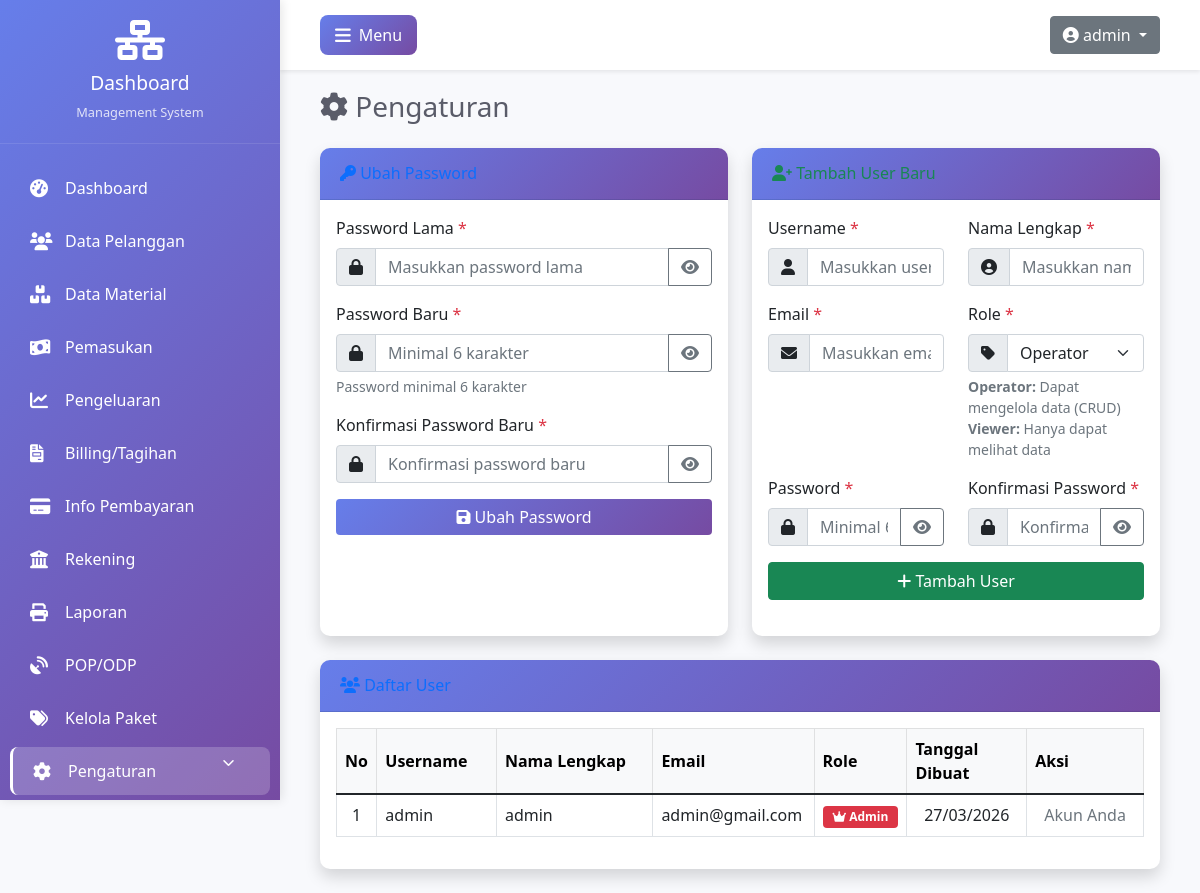
The page /views/pengaturan/index.php (signed in) on the database its author committed.
### tables this page shows
CREATE TABLE `users` (
  `id` int NOT NULL,
  `username` varchar(50) NOT NULL,
  `password` varchar(255) NOT NULL,
  `nama_lengkap` varchar(100) NOT NULL,
  `email` varchar(100) DEFAULT NULL,
  `role` enum('admin','operator','viewer') NOT NULL,
  `created_at` timestamp NULL DEFAULT CURRENT_TIMESTAMP
);

### views/pengaturan/index.php (the view, shortened to what this page needs)
<?php
$database = new Database();
$db = $database->getConnection();
$query = "SELECT id, username, nama_lengkap, email, role, created_at FROM users ORDER BY id DESC";
$stmt = $db->prepare($query);
$stmt->execute();
$users = $stmt->fetchAll(PDO::FETCH_ASSOC);
require_once '../../includes/header.php';
?>
<div class="container-fluid">
    <div class="d-sm-flex align-items-center justify-content-between mb-4">
        <h1 class="h3 mb-0 text-gray-800">
            <i class="fas fa-cog"></i> Pengaturan
        </h1>
    </div>
    <div class="row">
        <div class="col-xl-6 col-lg-6 mb-4">
            <div class="card shadow h-100">
                <div class="card-header py-3">
                    <h6 class="m-0 font-weight-bold text-primary">
                        <i class="fas fa-key"></i> Ubah Password
                    </h6>
                </div>
                <div class="card-body">
                    <form method="POST" action="" class="needs-validation" novalidate>
                        <div class="mb-3">
                            <label for="old_password" class="form-label">Password Lama <span class="text-danger">*</span></label>
                            <div class="input-group">
                                <span class="input-group-text"><i class="fas fa-lock"></i></span>
                                <input type="password" class="form-control" id="old_password" name="old_password"
                                       placeholder="Masukkan password lama" required>
                                <button class="btn btn-outline-secondary" type="button" onclick="togglePassword('old_password')">
                                    <i class="fas fa-eye"></i>
                                </button>
                            </div>
                        </div>
                        <div class="mb-3">
                            <label for="new_password" class="form-label">Password Baru <span class="text-danger">*</span></label>
                            <div class="input-group">
                                <span class="input-group-text"><i class="fas fa-lock"></i></span>
                                <input type="password" class="form-control" id="new_password" name="new_password"
                                       placeholder="Minimal 6 karakter" required>
                                <button class="btn btn-outline-secondary" type="button" onclick="togglePassword('new_password')">
                                    <i class="fas fa-eye"></i>
                                </button>
                            </div>
                            <div class="form-text">Password minimal 6 karakter</div>
                        </div>
                        <div class="mb-3">
                            <label for="confirm_password" class="form-label">Konfirmasi Password Baru <span class="text-danger">*</span></label>
                            <div class="input-group">
                                <span class="input-group-text"><i class="fas fa-lock"></i></span>
                                <input type="password" class="form-control" id="confirm_password" name="confirm_password"
                                       placeholder="Konfirmasi password baru" required>
                                <button class="btn btn-outline-secondary" type="button" onclick="togglePassword('confirm_password')">
                                    <i class="fas fa-eye"></i>
                                </button>
                            </div>
                        </div>
                        <div class="d-grid">
                            <button type="submit" class="btn btn-primary">
                                <i class="fas fa-save"></i> Ubah Password
                            </button>
                        </div>
                    </form>
                </div>
            </div>
        </div>
        <?php if($_SESSION['role'] == 'admin'): ?>
        <div class="col-xl-6 col-lg-6 mb-4">
            <div class="card shadow h-100">
                <div class="card-header py-3">
                    <h6 class="m-0 font-weight-bold text-success">
                        <i class="fas fa-user-plus"></i> Tambah User Baru
                    </h6>
                </div>
                <div class="card-body">
                    <form method="POST" action="" class="needs-validation" novalidate>
                        <div class="row">
                            <div class="col-md-6 mb-3">
                                <label for="username" class="form-label">Username <span class="text-danger">*</span></label>
                                <div class="input-group">
                                    <span class="input-group-text"><i class="fas fa-user"></i></span>
                                    <input type="text" class="form-control" id="username" name="username"
                                           placeholder="Masukkan username" required>
                                </div>
                            </div>
                            <div class="col-md-6 mb-3">
                                <label for="nama_lengkap" class="form-label">Nama Lengkap <span class="text-danger">*</span></label>
                                <div class="input-group">
                                    <span class="input-group-text"><i class="fas fa-user-circle"></i></span>
                                    <input type="text" class="form-control" id="nama_lengkap" name="nama_lengkap"
                                           placeholder="Masukkan nama lengkap" required>
                                </div>
                            </div>
                        </div>
                        <div class="row">
                            <div class="col-md-6 mb-3">
                                <label for="email" class="form-label">Email <span class="text-danger">*</span></label>
                                <div class="input-group">
                                    <span class="input-group-text"><i class="fas fa-envelope"></i></span>
                                    <input type="email" class="form-control" id="email" name="email"
                                           placeholder="Masukkan email" required>
                                </div>
                            </div>
                            <div class="col-md-6 mb-3">
                                <label for="role" class="form-label">Role <span class="text-danger">*</span></label>
                                <div class="input-group">
                                    <span class="input-group-text"><i class="fas fa-tag"></i></span>
                                    <select class="form-select" id="role" name="role" required>
                                        <option value="operator">Operator</option>
                                    </select>
                                </div>
                                <div class="form-text">
                                    <strong>Operator:</strong> Dapat mengelola data (CRUD)<br>
                                    <strong>Viewer:</strong> Hanya dapat melihat data
                                </div>
                            </div>
                        </div>
                        <div class="row">
                            <div class="col-md-6 mb-3">
                                <label for="password" class="form-label">Password <span class="text-danger">*</span></label>
                                <div class="input-group">
                                    <span class="input-group-text"><i class="fas fa-lock"></i></span>
                                    <input type="password" class="form-control" id="password" name="password"
                                           placeholder="Minimal 6 karakter" required>
                                    <button class="btn btn-outline-secondary" type="button" onclick="togglePassword('password')">
                                        <i class="fas fa-eye"></i>
                                    </button>
                                </div>
                            </div>
                            <div class="col-md-6 mb-3">
                                <label for="confirm_password_user" class="form-label">Konfirmasi Password <span class="text-danger">*</span></label>
                                <div class="input-group">
                                    <span class="input-group-text"><i class="fas fa-lock"></i></span>
                                    <input type="password" class="form-control" id="confirm_password_user" name="confirm_password"
                                           placeholder="Konfirmasi password" required>
                                    <button class="btn btn-outline-secondary" type="button" onclick="togglePassword('confirm_password_user')">
                                        <i class="fas fa-eye"></i>
                                    </button>
                                </div>
                            </div>
                        </div>
                        <div class="d-grid">
                            <button type="submit" class="btn btn-success">
                                <i class="fas fa-plus"></i> Tambah User
                            </button>
                        </div>
                    </form>
                </div>
            </div>
        </div>
        <?php endif; ?>
    </div>
    <div class="row">
        <div class="col-12">
            <div class="card shadow mb-4">
                <div class="card-header py-3">
                    <h6 class="m-0 font-weight-bold text-primary">
                        <i class="fas fa-users"></i> Daftar User
                    </h6>
                </div>
                <div class="card-body">
                    <div class="table-responsive">
                        <table class="table table-bordered table-hover" id="userTable">
                            <thead class="table-light">
                                <tr>
                                    <th width="5%">No</th>
                                    <th width="15%">Username</th>
                                    <th width="20%">Nama Lengkap</th>
                                    <th width="20%">Email</th>
                                    <th width="10%">Role</th>
                                    <th width="15%">Tanggal Dibuat</th>
                                    <th width="15%">Aksi</th>
                                </tr>
                            </thead>
                            <tbody>
                                <?php $no = 1; foreach($users as $row): ?>
                                <tr>
                                    <td class="text-center"><?php echo $no++; ?></td>
                                    <td><?php echo htmlspecialchars($row['username']); ?></td>
                                    <td><?php echo htmlspecialchars($row['nama_lengkap']); ?></td>
                                    <td><?php echo htmlspecialchars($row['email']); ?></td>
                                    <td class="text-center">
                                        <?php if($row['role'] == 'admin'): ?>
                                            <span class="badge bg-danger">
                                                <i class="fas fa-crown"></i> Admin
                                            </span>
                                        <?php elseif($row['role'] == 'operator'): ?>
                                            <span class="badge bg-primary">
                                                <i class="fas fa-edit"></i> Operator
                                            </span>
                                        <?php else: ?>
                                            <span class="badge bg-info">
                                                <i class="fas fa-eye"></i> Viewer
                                            </span>
                                        <?php endif; ?>
                                    </td>
                                    <td class="text-center"><?php echo date('d/m/Y', strtotime($row['created_at'])); ?></td>
                                    <td class="text-center">
                                        <?php if($_SESSION['role'] == 'admin' && $row['id'] != $_SESSION['user_id']): ?>
                                            <div class="btn-group" role="group">
                                                <button type="button" class="btn btn-sm btn-warning"
                                                        onclick="showEditRoleModal(<?php echo $row['id']; ?>, '<?php echo $row['role']; ?>', '<?php echo htmlspecialchars($row['username']); ?>')">
                                                    <i class="fas fa-edit"></i> Edit Role
                                                </button>
                                                <a href="?delete=1&id=<?php echo $row['id']; ?>"
                                                   class="btn btn-sm btn-danger"
                                                   onclick="return confirm('Yakin ingin menghapus user <?php echo htmlspecialchars($row['username']); ?>?')">
                                                    <i class="fas fa-trash"></i> Hapus
                                                </a>
                                            </div>
                                        <?php elseif($row['id'] == $_SESSION['user_id']): ?>
                                            <span class="text-muted">Akun Anda</span>
                                        <?php else: ?>
                                            <span class="text-muted">-</span>
                                        <?php endif; ?>
                                    </td>
                                </tr>
                                <?php endforeach; ?>
                            </tbody>
                        </table>
                    </div>
                </div>
            </div>
        </div>
    </div>
<?php require_once '../../includes/footer.php'; ?>

### includes/header.php (style rules this page uses)
* { margin: 0; padding: 0; box-sizing: border-box; }
body { font-family: 'Segoe UI', Tahoma, Geneva, Verdana, sans-serif; background-color: #f8f9fc; overflow-x: hidden; }
.card { border: none; border-radius: 10px; box-shadow: 0 0 15px rgba(0,0,0,0.05); margin-bottom: 20px; }
.card-header { background: linear-gradient(135deg, #667eea 0%, #764ba2 100%); color: white; border-radius: 10px 10px 0 0 !important; padding: 15px 20px; }
.btn-primary { background: linear-gradient(135deg, #667eea 0%, #764ba2 100%); border: none; }
.text-gray-800 { color: #5a5c69 !important; }
.fade-in { animation: fadeIn 0.5s ease-in-out; }
.container-fluid { padding: 0 20px; }
.table-responsive { overflow-x: auto; }

### views/pengaturan/index.php (style rules this page uses)
.text-gray-800 { color: #5a5c69 !important; }
.table-responsive { overflow-x: auto; }
.table th, .table td { vertical-align: middle; }
.badge { font-size: 12px; padding: 5px 10px; }

### rows shown on the page
users: username "admin", nama_lengkap "admin", email "admin@gmail.com", role "admin" (drawn), created_at "27/03/2026", shows "Akun Anda"

### other values the page prints
$_SESSION['nama_lengkap'] "admin"
